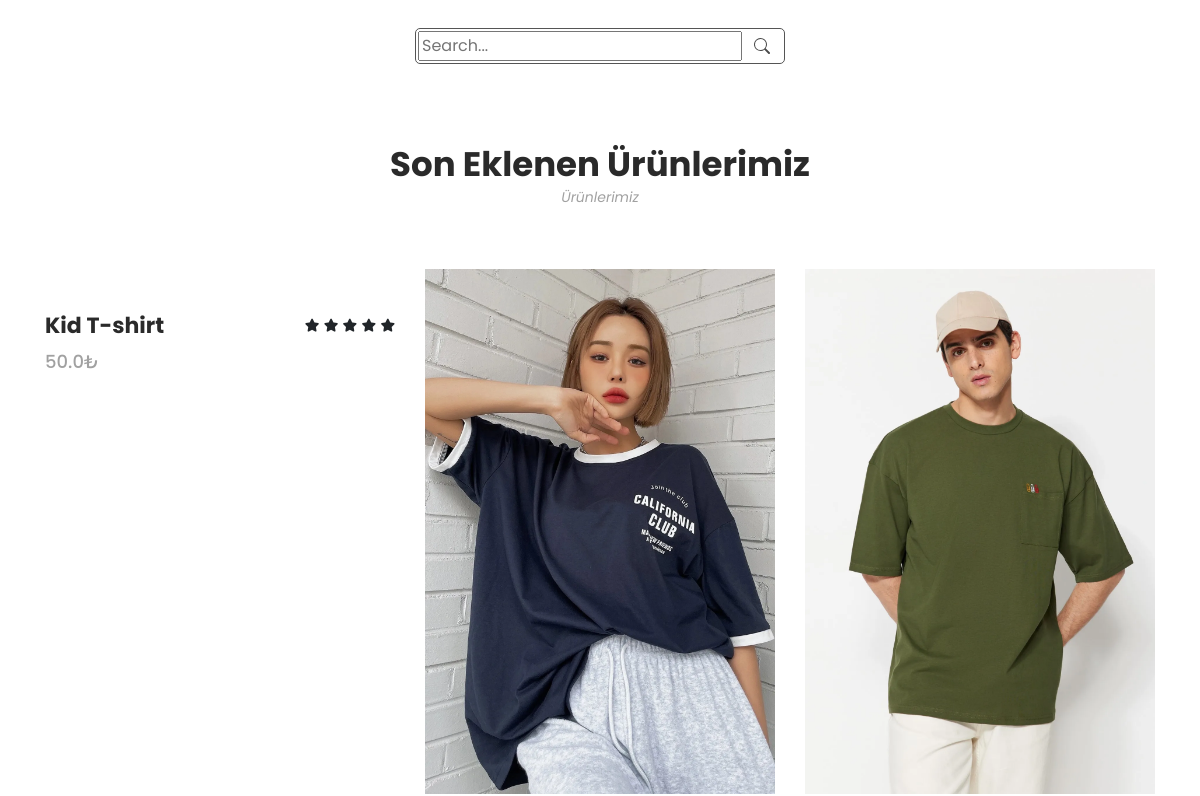
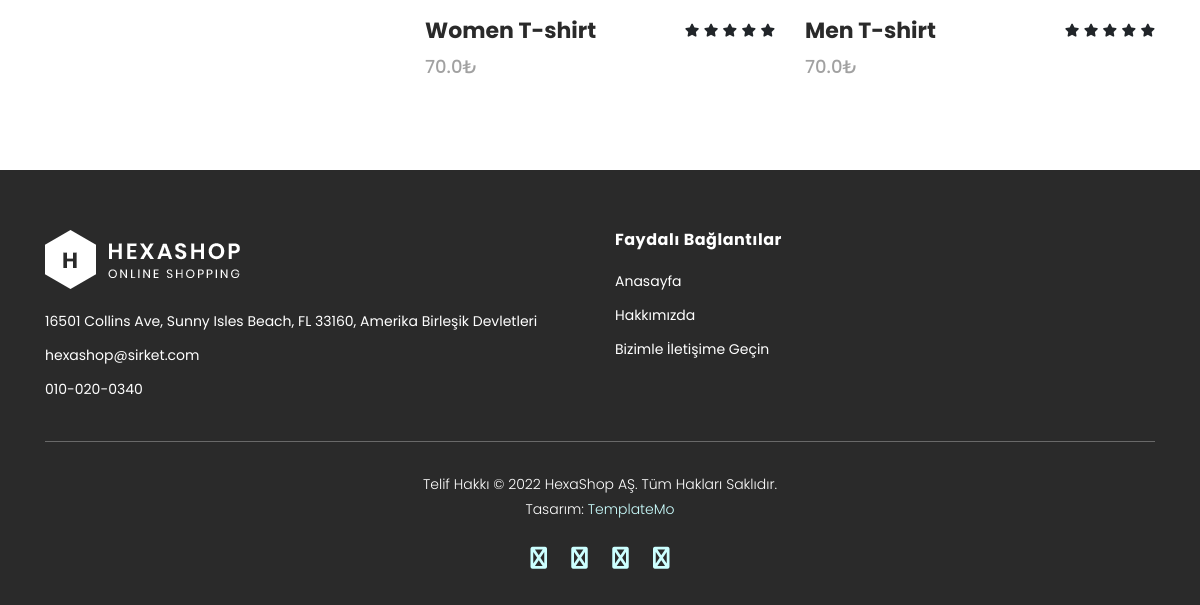
The page /urunler/ (lower part) on the database as committed earlier (2 pictures, top to bottom).
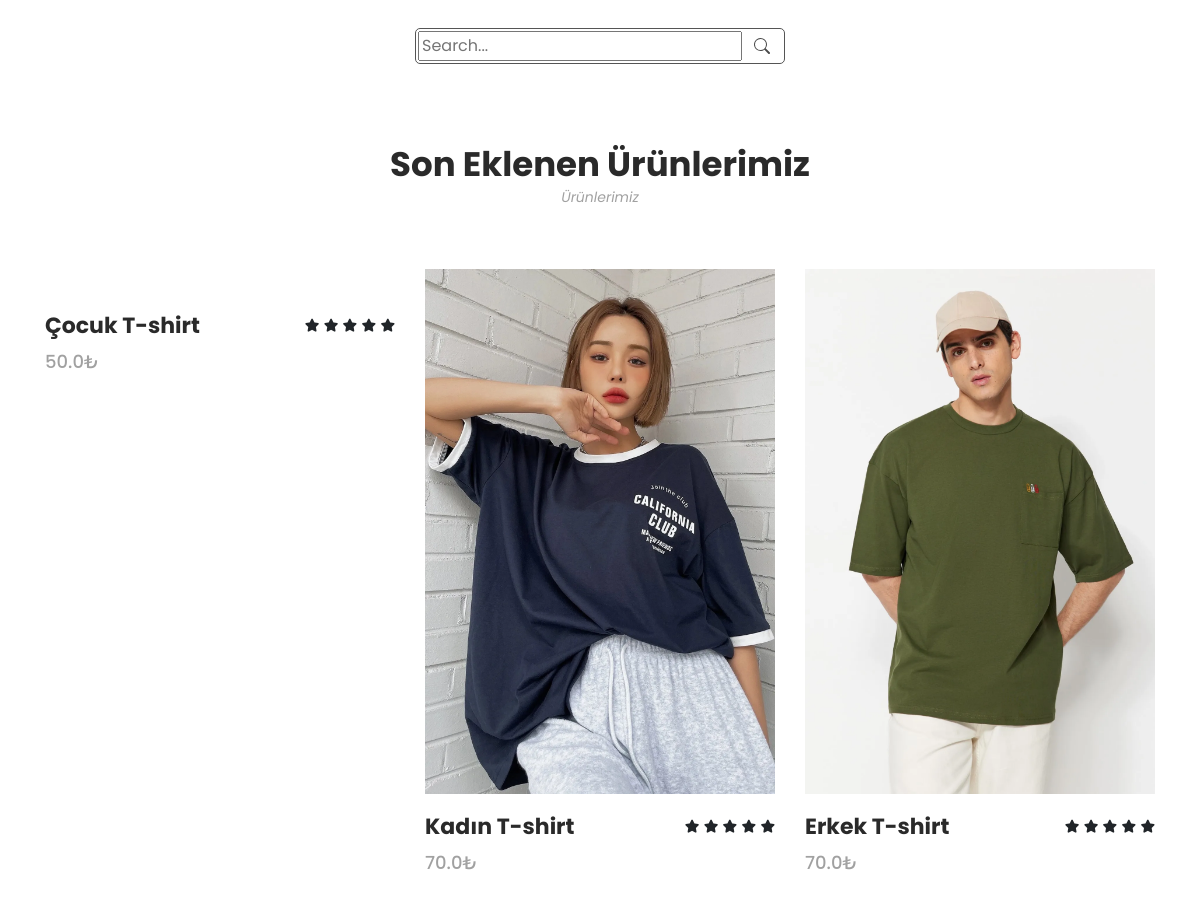
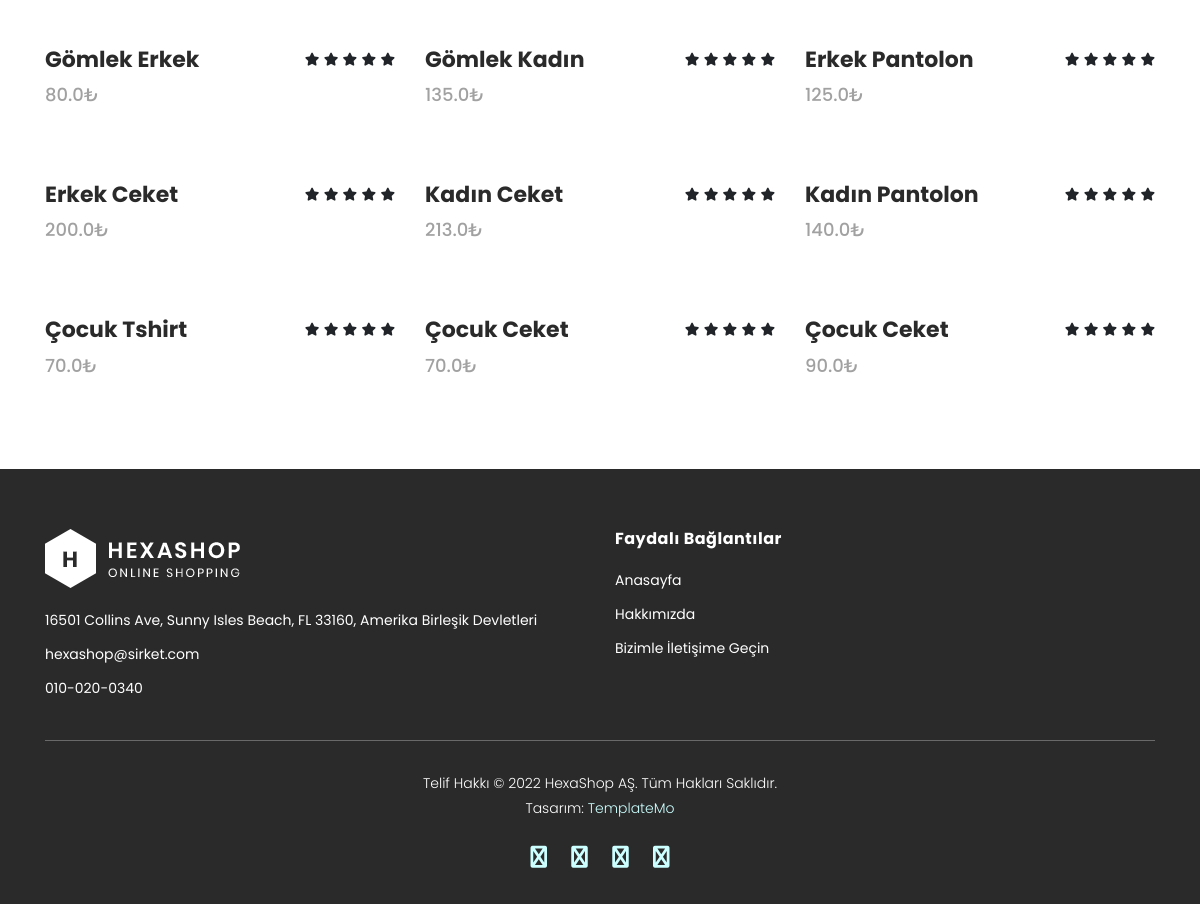
The same page on the database as committed later (2 pictures, top to bottom).
### product/models.py (models this page shows, shortened)
class Product(models.Model):
    STATUS= (
        ('True', 'Evet'),
        ('False', 'Hayır'),
    )
    category = models.ForeignKey(Category,on_delete=models.CASCADE) # Category tablosuyla ilişki kurulması
    title = models.CharField(max_length=150)
    keyword = models.CharField(max_length=255)
    description = models.CharField(max_length=255)
    image = models.ImageField(blank=True, upload_to='images/')
    price = models.FloatField()
    amount = models.IntegerField()
    slug = models.SlugField(unique=True)
    detail = RichTextUploadingField()
    status = models.CharField(max_length=10, choices=STATUS)
    create_at = models.DateTimeField(auto_now_add=True)
    update_at = models.DateTimeField(auto_now=True)

### home/views.py (the view)
# urls.py: path("urunler/", views.urunler, name="urunler"),
def urunler(request):
    setting = Setting.objects.get()
    urunler = Product.objects.all()
    context = {"setting":setting,
               "urunler":urunler}
    return render (request, "home/urunler.html",context)

### home/templates/home/urunler.html (shortened to what this page needs)
{% extends 'home/homebase.html' %}
{% load static %}
{% block header %} {% include 'home/header.html' %} {% endblock %}
{% block content %}
      <link rel="stylesheet" href="{% static 'home/css/search.css' %}">
      <div class="center-content">
          <form action="/search/" method="post">
              <input id="query" name="query" type="text" placeholder="Search...">
              <button type="submit">Search</button>
          </form>
      </div>
        <section class="section" id="products">
            <div class="container">
                <div class="row">
                    <div class="col-lg-12">
                        <div class="section-heading">
                            <h2>Son Eklenen Ürünlerimiz</h2>
                            <span>Ürünlerimiz</span>
                        </div>
                    </div>
                </div>
            </div>
            <div class="container" >
                <div class="row">
                    {% for urun in urunler %}
                    <div class="col-lg-4" >
                        <div class="item" >
                            <div class="thumb" >
                                <img src="{{urun.image.url}}" alt="">
                            </div>
                            <div class="down-content">
                                <h4>{{urun.title}}</h4>
                                <span>{{urun.price}}₺</span>
                                <ul class="stars">
                                    <li><i class="fa fa-star"></i></li>
                                    <li><i class="fa fa-star"></i></li>
                                    <li><i class="fa fa-star"></i></li>
                                    <li><i class="fa fa-star"></i></li>
                                    <li><i class="fa fa-star"></i></li>
                                </ul>
                            </div>
                        </div>
                    </div>
                    {% endfor %}
                </div>
            </div>
        </section>
{% endblock %}
{% block footer %}{% include 'home/footer.html' %}{% endblock %}

### home/templates/home/homebase.html (shortened to what this page needs)
<!DOCTYPE html>
<html lang="en">
{% load static %}
<head>
    <link rel="stylesheet" type="text/css" href="{% static 'home/css/bootstrap.min.css' %}">
    <link rel="stylesheet" type="text/css" href="{% static 'home/css/font-awesome.css' %}">
    <link rel="stylesheet" href="{% static 'home/css/templatemo-hexashop.css' %}">
    <link rel="stylesheet" href="{% static 'home/css/owl-carousel.css' %}">
    <link rel="stylesheet" href="{% static 'home/css/lightbox.css' %}">
        <link href=
    "http://ajax.googleapis.com/ajax/libs/jqueryui/1.8.16/themes/ui-lightness/jquery-ui.css"
            rel="stylesheet" type="text/css" />
</head>
<body>
    {% block header %}
    {% endblock  %}
    {% block content %}
    {% endblock%}
    {% block footer %} {% endblock  %}
</body>
</html>

### home/templates/home/header.html (shortened to what this page needs)
{% load static %}
{% block  extra_link%}<link rel="stylesheet" href="https://cdnjs.cloudflare.com/ajax/libs/font-awesome/6.4.2/css/all.min.css" />{% endblock  %}

### home/templates/home/footer.html
{% load static %}
<footer>
    <div class="container">
        <div class="row">
            <div class="col-lg-6">
                <div class="first-item">
                    <div class="logo">
                        <img src="{% static 'home/images/white-logo.png' %}" alt="hexashop e-ticaret şablonu">
                    </div>
                    <ul>
                        <li><a href="#">16501 Collins Ave, Sunny Isles Beach, FL 33160, Amerika Birleşik Devletleri</a></li>
                        <li><a href="#">hexashop@sirket.com</a></li>
                        <li><a href="#">010-020-0340</a></li>
                    </ul>
                </div>
            </div>
            <div class="col-lg-6">
                <h4>Faydalı Bağlantılar</h4>
                <ul>
                    <li><a href="#">Anasayfa</a></li>
                    <li><a href="#">Hakkımızda</a></li>
                    <li><a href="#">Bizimle İletişime Geçin</a></li>
                </ul>
            </div>
            <div class="col-lg-12">
                <div class="under-footer">
                    <p>Telif Hakkı © 2022 HexaShop AŞ. Tüm Hakları Saklıdır.
                    <br>Tasarım: <a href="https://templatemo.com" target="_parent" title="ücretsiz css şablonları">TemplateMo</a></p>
                    <ul>
                        <li><a href="#"><i class="fa fa-facebook"></i></a></li>
                        <li><a href="#"><i class="fa fa-twitter"></i></a></li>
                        <li><a href="#"><i class="fa fa-linkedin"></i></a></li>
                        <li><a href="#"><i class="fa fa-behance"></i></a></li>
                    </ul>
                </div>
            </div>
        </div>
    </div>
</footer>

### home/static/home/css/templatemo-hexashop.css (style rules this page uses)
html, body, div, span, applet, object, iframe, h1, h2, h3, h4, h5, h6, p, blockquote, div pre, a, abbr, acronym, address, big, cite, code, del, dfn, em, font, img, ins, kbd, q, s, samp, small, strike, strong, sub, sup, tt, var, b, u, i, center, dl, dt, dd, ol, ul, li, figure, header, nav, section, article, aside, footer, figcaption { margin: 0; padding: 0; border: 0; outline: 0; }
ul, li { padding: 0; margin: 0; list-style: none; }
header, nav, section, article, aside, footer, hgroup { display: block; }
* { box-sizing: border-box; }
html, body { font-family: 'Poppins', sans-serif; font-weight: 400; background-color: #fff; font-size: 16px; -ms-text-size-adjust: 100%; -webkit-font-smoothing: antialiased; -moz-osx-font-smoothing: grayscale; }
h1, h2, h3, h4, h5, h6 { margin-top: 0px; margin-bottom: 0px; }
ul { margin-bottom: 0px; }
p { font-size: 14px; line-height: 25px; color: #2a2a2a; }
html, body { background: #fff; font-family: 'Poppins', sans-serif; }
.section-heading h2 { font-size: 34px; font-weight: 700; color: #2a2a2a; }
.section-heading span { font-size: 14px; color: #a1a1a1; font-style: italic; font-weight: 400; }
footer { margin-top: 60px; padding: 60px 0px 30px 0px; background-color: #2a2a2a; }
footer .logo { margin-bottom: 20px; }
footer ul li { display: block; margin-bottom: 10px; }
footer ul li a { font-size: 14px; color: #fff; transition: all .3s; }
footer h4 { letter-spacing: 0.5px; font-size: 16px; color: #fff; font-weight: 700; margin-bottom: 20px; }
footer .under-footer { margin-top: 30px; padding-top: 30px; text-align: center; border-top: 1px solid rgba(250,250,250,0.3); }
footer .under-footer ul { margin-top: 20px; }
footer .under-footer ul li { display: inline-block; margin: 0px 10px; }
footer .under-footer ul li a { font-size: 22px; }
footer .under-footer p { color: #fff; font-size: 14px; font-weight: 300; }
footer .under-footer a { color: #cff; }
#products .section-heading { text-align: center; margin-bottom: 60px; margin-top: 80px; }
#products .item { margin-bottom: 30px; }
#products .item .thumb img { width: 100%; overflow: hidden; }
#products .item .down-content { padding-top: 20px; position: relative; z-index: 3; background-color: #fff; }
#products .item .down-content h4 { font-size: 22px; color: #2a2a2a; font-weight: 700; margin-bottom: 8px; }
#products .item .down-content span { font-size: 18px; color: #a1a1a1; font-weight: 500; display: block; }
#products .item .down-content ul.stars { position: absolute; right: 0; top: 20px; }
#products .item .down-content ul.stars li { display: inline; font-size: 13px; }
#products .item .thumb { position: relative; }

### home/static/home/css/search.css (style rules this page uses)
.center-content { display: flex; justify-content: center; align-items: center; }
form { color: #555; display: flex; padding: 2px; border: 1px solid currentColor; border-radius: 5px; }
button[type="submit"] { text-indent: -999px; overflow: hidden; width: 40px; padding: 0; margin: 0; border: 1px solid transparent; border-radius: inherit; cursor: pointer; opacity: 0.7; }

Rows that differ between the two databases and show on the page:
changed Product: title "Kid T-shirt" → "Çocuk T-shirt"
changed Product: title "Women T-shirt" → "Kadın T-shirt"
changed Product: title "Men T-shirt" → "Erkek T-shirt"
added Product: title "Gömlek Erkek", price "80.0"
added Product: title "Gömlek Kadın", price "135.0"
added Product: title "Erkek Pantolon", price "125.0"
added Product: title "Erkek Ceket", price "200.0"
added Product: title "Kadın Ceket", price "213.0"
added Product: title "Kadın Pantolon", price "140.0"
added Product: title "Çocuk Tshirt", price "70.0"
added Product: title "Çocuk Ceket", price "70.0"
added Product: title "Çocuk Ceket", price "90.0"
